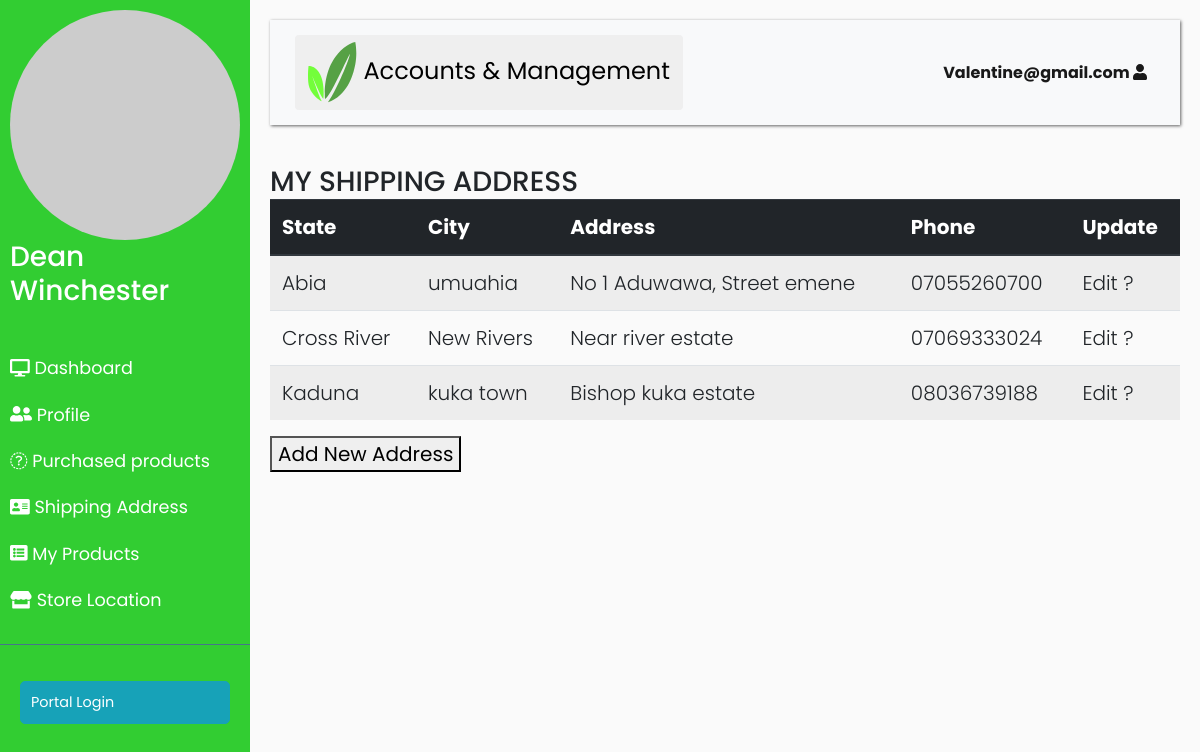
The page /account/shippinglist (signed in) on the database its author committed.
### account/models.py (models this page shows, shortened)
class User(AbstractBaseUser):
    first_name = models.CharField(max_length=50)
    last_name = models.CharField(max_length=50)
    email = models.EmailField(
        verbose_name='email address',
        max_length=255,
        unique=True,
    )
    phone = models.CharField(max_length=20)
    Active_Shipping_Address = models.ForeignKey(
        'goods.ShippingAddress',
        on_delete=models.DO_NOTHING,
        blank=True,
        null=True,
    )
    staff = models.BooleanField(default=False)
    admin = models.BooleanField(default=False)
    profile_picture = models.ImageField(blank=True, null=True)
    STATUS = (
        ('Buyer', 'Buyer'),
        ('Seller', 'Seller'),
    )
    client_status = models.CharField(max_length=500, choices=STATUS)
    USERNAME_FIELD = 'email'
    REQUIRED_FIELDS = ['first_name', 'last_name']
    def __str__(self):
        return self.first_name
    @property
    def is_staff(self):
        return self.staff
    objects = UserManager()

### goods/models.py (models this page shows, shortened)
class ShippingAddress(models.Model):
    states_list= (
                    ("Abia", " Abia"),
                    ( "Bauchi", "Bauchi",),
                    ( "Bayelsa","Bayelsa",),
                    ( "Benue", "Benue",),
                    ( "Borno",  "Borno",     ),
                  ("Cross River" ,"Cross River",),
                  ("Delta",   "Delta",   ),
                    ("Ebonyi",  "Ebonyi",  ),
                    ("Edo",    "Edo",    ),
                    ("Ekiti",  "Ekiti",  ),
                    ("Enugu",  "Enugu",   ),
                    ("FCT - Abuja","FCT - Abuja",),
                  ("Gombe",  "Gombe",  ),
                    ("Imo",    "Imo",    ),
                    ("Jigawa", "Jigawa", ),
                    ("Kaduna",  "Kaduna",  ),
                    ("Kano",    "Kano",       ),
                  ("Katsina","Katsina",),
                    ("Kebbi",   "Kebbi",      ),
                  ("Kogi",      "Kogi",    ),
                    ("Kwara",   "Kwara",   ),
                    ("Lagos",   "Lagos",   ),
                    ("Nasarawa","Nasarawa",),
                    ("Niger",   "Niger",      ),
                  ("Ogun",      "Ogun",    ),
                    ("ndo",     "ndo",     ),
                    ("Osun",    "Osun",    ),
                    ("Oyo",    "Oyo",    ),
                    ("Plateau","Plateau",),
                    ("Rivers",  "Rivers",  ),
                    ("Sokoto",  "Sokoto", ),
                    ("Taraba","Taraba",),
                    ("Yobe",    "Yobe",),
                  ("Zamfara","Zamfara")    ,
)
    state = models.CharField(max_length=50,choices=states_list)
    city = models.CharField(max_length=20)
    address = models.CharField(max_length=50)
    phone = models.CharField(max_length=20)
    is_active = models.BooleanField(default=True)
    created_by=models.ForeignKey('account.User',on_delete=models.CASCADE,default=True)

### farmer/views.py (the view)
# urls.py: path('shippinglist',views.ShippingAddressListView,name='shippinglist'),
def ShippingAddressListView(request):
    my_shipping=ShippingAddress.objects.filter(created_by=request.user)
    context={
        'object':my_shipping
    }
    return render(request,'farmer/listshippingaddress.html',context)

### account/views.py (called while the page is built)
def _cart_id(request):
    cart = request.session.session_key
    if not cart:
        cart = request.session.create()
    return cart

### farmer/context_processor.py (called while the page is built)
def counter(request):
    cart_count=0
    if 'admin' in request.path:
        return {}
    else:
        try:
            cart=Cart.objects.filter(cart_id=_cart_id(request))
            cart_items=CartItem.objects.all().filter(cart=cart[:1])
            for cart_item in cart_items:
                cart_count+=cart_item.quantity
        except Cart.DoesNotExist:
            cart_count=0
    return dict(cart_count=cart_count)

### farmer/templates/farmer/listshippingaddress.html
{% extends 'farmer/account.html' %}
{% block content %}
<h3 class="title-divider" style="margin-bottom: 0;"><span> MY SHIPPING ADDRESS </span> </h3>
<div class="lead" style="margin-bottom: 40px;">
      <table  class=" table table-striped table-hover  " >
        <thead class="thead-dark">
            <tr>
                <th>
                    State
                </th>
                <th>
                    City
                </th>
                <th>Address</th>
                <th>
                    Phone
                </th>
                <th>
                    Update
                </th>
            </tr>
        </thead>
        {% for x in object %}
        <tr>
            <td>
                {{x.state}}
            </td>
            <td>
                {{x.city}}
            </td>
            <td>
                {{x.address}}
            </td>
            <td>
                {{x.phone}}
            </td>
            <td>
                <a href="{% url 'shippingaddress' x.pk %} "> Edit ?</a>
            </td>
        </tr>
    {% endfor %}
    </table>
    <button> <a href=" {% url 'newshippingaddress' %} ">Add New Address </a></button>
</div>
</div>
</div>
{% endblock %}

### farmer/templates/farmer/account.html (shortened to what this page needs)
{% load static %}
<!DOCTYPE html>
<html>
<head>
    <link rel="stylesheet" href="https://stackpath.bootstrapcdn.com/bootstrap/4.1.0/css/bootstrap.min.css">
</head>
<body style="">
    <div class="wrapper">
        <nav id="sidebar">
            <div class="sidebar-header">
              <a  {% if request.user.profile.images.url %}
                      href="{% url 'profile' request.user.id %}"
                          {% else %} href={% url 'profile_picture' %} {% endif %} >
                <img {% if request.user.profile.images.url %}
                    src="{{ request.user.profile.images.url }}"
                    {% else %}
                    src="https://dummyimage.com/150x150.gif?text={{ request.user }}"
                {% endif %}
                        alt="" width="768" height="1024" alt="Seller-Logo" class="img-fluid w-100"
                                      style="border-radius: 50%; height: 60%; width: 50%;"
                                     >
              </a>
                <h3> {{request.user.first_name}}  {{request.user.last_name}}  </h3>
            </div>
            <ul class="list-unstyled components">
                    <li >
                        <a href="{% url 'dashboard' %} "
                        >
                            <i class="fas fa-desktop"></i>  Dashboard
                        </a>
                    </li>
                <li>
                    <a href="{% url 'profile' request.user.pk %}">
                        <i class="fas fa-user-friends"></i>
                         <span>Profile</span>
                    </a>
                    <a href="{% url 'purchasedproducts' %}"
                    >
                     <i class="fas fa-inventory"></i>
                       <span> Purchased products</span>
                    </a>
                </li>
                <li>
                    <a href="{% url 'shippinglist'  %}">
                        <i class="fa fa-address-card"></i>
                       <span> Shipping Address </span>
                    </a>
                </li>
                {% if request.user.is_staff %}
                <li>
                    <a href="{% url 'myproducts' %}">
                        <i class="fa fa-list-alt"></i>
                       <span>My Products</span>
                    </a>
                </li>
                <li>
                    <a href="{% url 'storelist' %}">
                        <i class="fas fa-store"></i> <span>Store Location</span>
                    </a>
                </li>
                {% endif %}
            </ul>
            <ul class="list-unstyled CTAs">
                <li>
                    <a href="{% url 'admin:index' %}" class="btn btn-info">Portal Login</a>
                </li>
            </ul>
        </nav>
        <div id="content">
            <nav class="navbar navbar-expand-lg navbar-light bg-light" >
                <div class="container-fluid" >
                    <button type="button" id="sidebarCollapse" class="btn " style="font-size: x-large;">
                        <img src=" {% static 'SYmbol.png' %}">
                        <span>  Accounts &amp; Management</span>
                    </button>
                    <div  id="navbarSupportedContent">
                        <ul class="nav navbar-nav ml-auto">
                            <li class="nav-item active">
                                <a class="nav-link"  href="{% url 'account' %} ">  {{ greet }} <strong> {{request.user.email}} </strong> <i class="fa fa-user"></i> </a>
                        </ul>
                    </div>
                </div>
            </nav>
{% block content %}{% endblock %}
</body>
</html>

### farmer/templates/farmer/account.html (style rules this page uses)
body { font-family: 'Poppins', sans-serif; background: #fafafa; }
a, a:hover, a:focus { color: inherit; text-decoration: none; transition: all 0.3s; }
.navbar { padding: 15px 10px; background: #fff; border: none; border-radius: 0; margin-bottom: 40px; box-shadow: 1px 1px 3px rgba(99,99,99); }
i, span { display: inline-block; }
.wrapper { display: flex; align-items: stretch; }
#sidebar { min-width: 250px; max-width: 250px; background: limegreen; color: #fff; transition: all 0.3s; }
#sidebar ul li a { text-align: left; }
#sidebar .sidebar-header { padding: 10px; background: limegreen; }
#sidebar ul.components { padding: 20px 0; border-bottom: 1px solid #47748b; }
#sidebar ul li a { padding: 10px; font-size: 1.1em; display: block; }
ul.CTAs { padding: 20px; }
ul.CTAs a { text-align: center; font-size: 0.9em !important; display: block; border-radius: 5px; margin-bottom: 5px; }
#content { width: 100%; padding: 20px; min-height: 100vh; transition: all 0.3s; }

### rows shown on the page
User: user.first_name "Dean", user.last_name "Winchester", user.email "Valentine@gmail.com"
ShippingAddress: state "Abia", city "umuahia", address "No 1 Aduwawa, Street emene", phone "07055260700"
ShippingAddress: state "Cross River", city "New Rivers", address "Near river estate", phone "07069333024"
ShippingAddress: state "Kaduna", city "kuka town", address "Bishop kuka estate", phone "08036739188"
